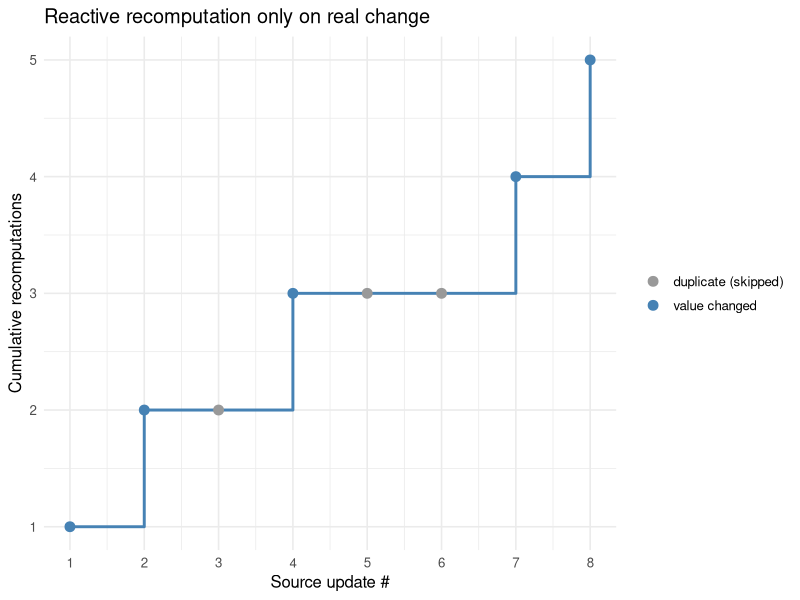

Generate this figure with R:
## ---- chunk 1
#| include: false
suppressPackageStartupMessages(library(tidyverse))
## ---- chunk 2
# A minimal reactive system: values that notify, observers that react.

make_reactive_value <- function(initial) {
  state <- new.env(parent = emptyenv())
  state$value <- initial
  state$observers <- list()   # functions to call when value changes

  get <- function() state$value

  set <- function(new_value) {
    if (!identical(new_value, state$value)) {
      state$value <- new_value
      # Invalidate: re-run each dependent observer.
      for (obs in state$observers) obs()
    }
    invisible(new_value)
  }

  subscribe <- function(obs) {
    state$observers <- c(state$observers, obs)
    obs()                     # eager first run, like Shiny observers
    invisible(NULL)
  }

  list(get = get, set = set, subscribe = subscribe)
}

# Build a small dependency graph:
#   temperature_c  ->  observer that prints Fahrenheit and logs a count.
temperature_c <- make_reactive_value(20)

recompute_count <- 0L
temperature_c$subscribe(function() {
  recompute_count <<- recompute_count + 1L
  f <- temperature_c$get() * 9 / 5 + 32
  cat(sprintf("[recompute %d] %.1f C = %.1f F\n",
              recompute_count, temperature_c$get(), f))
})

# Changing the source triggers the observer automatically.
temperature_c$set(25)
temperature_c$set(100)

# Setting to the same value does NOT recompute (value-equality short-circuit).
temperature_c$set(100)

cat("Total recomputations:", recompute_count, "\n")
## ---- chunk 3
library(ggplot2)

# Replay a stream of writes and record whether each caused a recompute.
temp <- make_reactive_value(20)
events <- c(20, 21, 21, 23, 23, 23, 30, 18)  # some duplicates
runs <- integer(0)
temp$subscribe(function() runs[[length(runs) + 1L]] <<- temp$get())

cumulative <- integer(length(events))
for (i in seq_along(events)) {
  before <- length(runs)
  temp$set(events[i])
  cumulative[i] <- length(runs)
}

df <- data.frame(
  update = seq_along(events),
  written = events,
  recomputes = cumulative,
  changed = c(TRUE, events[-1] != events[-length(events)])
)

ggplot(df, aes(update, recomputes)) +
  geom_step(direction = "hv", color = "steelblue", linewidth = 1) +
  geom_point(aes(color = changed), size = 3) +
  scale_x_continuous(breaks = df$update) +
  scale_color_manual(values = c(`TRUE` = "steelblue", `FALSE` = "grey60"),
                     labels = c(`TRUE` = "value changed",
                                `FALSE` = "duplicate (skipped)"),
                     name = NULL) +
  labs(x = "Source update #", y = "Cumulative recomputations",
       title = "Reactive recomputation only on real change") +
  theme_minimal(base_size = 12)
